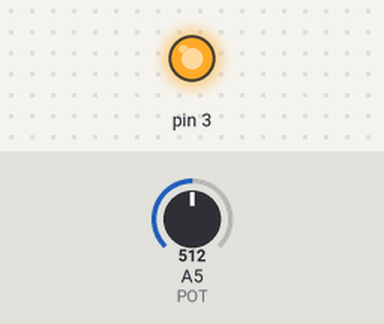
This sketch was run on a simulated Arduino Uno, built with avr-gcc and run on an emulated ATmega328P. Parts: output pins drawn as LEDs (lit = HIGH). The test bench sets the inputs (shaded band); at power-on: A5 (POT) = 512.

Above: at 10.8 s.
10.9 s: A5 (POT) set to 122
20.9 s: A5 (POT) set to 0
30.9 s: A5 (POT) set to 511
At 36.5 s:
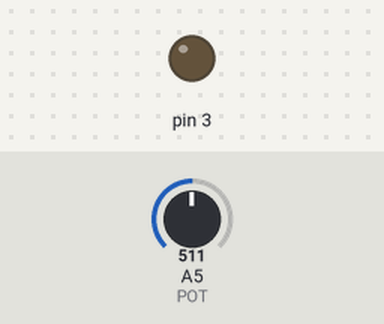
Timing chart, 0 to 47.4 s (numbered marks = the images above; inputs shaded):
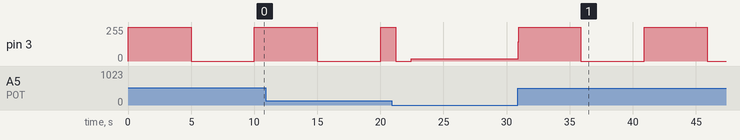

The sketch:

CODIGO_DEL_F.ino
```cpp
#define POT A5
int sensorValue = 0;

void setup()
{
  pinMode(POT, INPUT);
  Serial.begin (9600);
  pinMode (3, OUTPUT);
}

void loop()
{
  sensorValue = analogRead (POT);

  int Variador = map(sensorValue,0,1023,0,10000);
 	analogWrite (3, 255);
 	delay (Variador);
 	analogWrite (3, 0);
  	delay (Variador);
}
```

Measured:
- after the input at 30.9 s, pin 3: alternates 255/255 for 5.0 s and 0/255 for 5.0 s, starting at once
